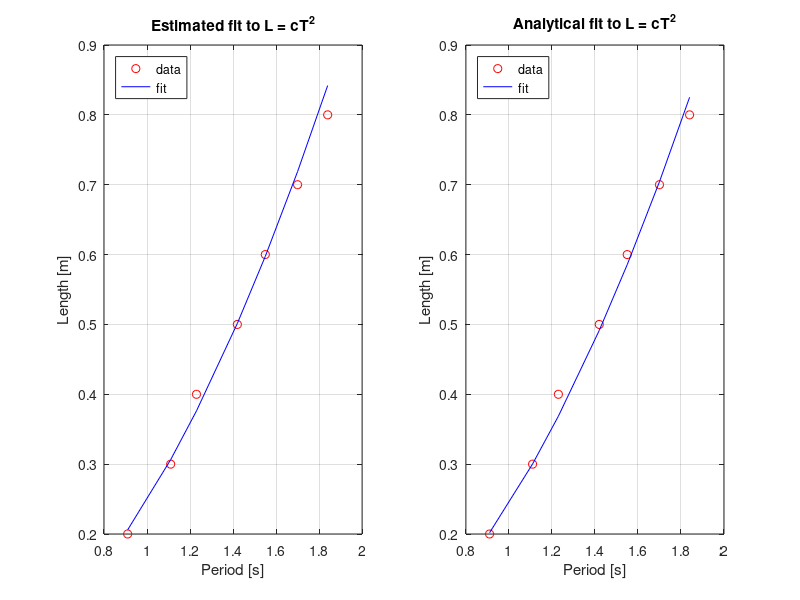
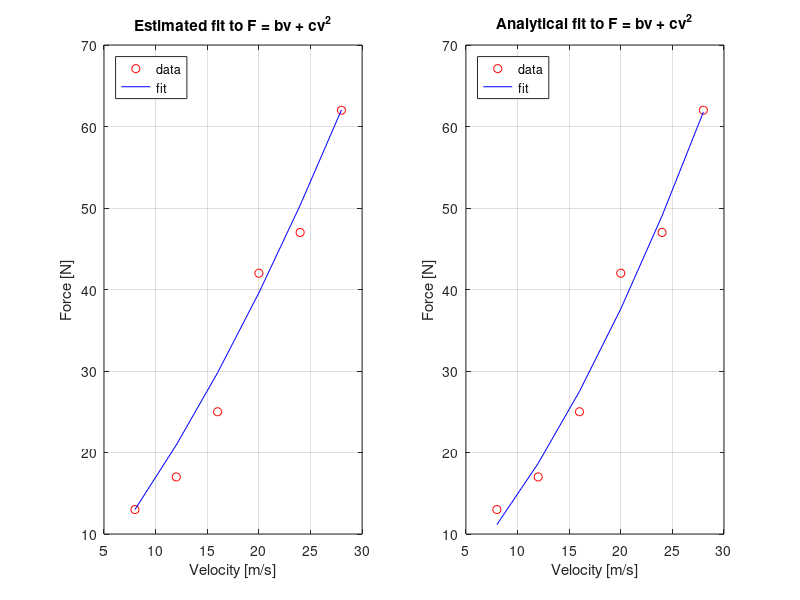
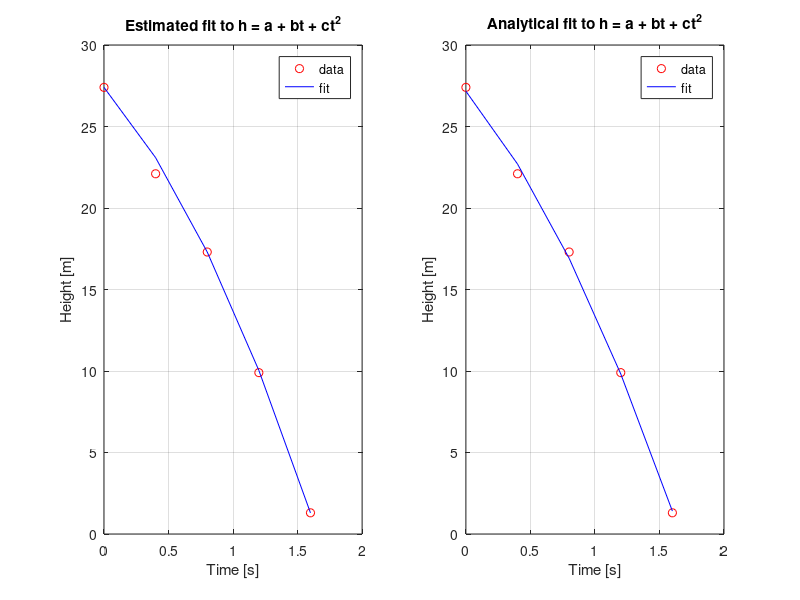

Recreate these plots in MATLAB, in order.
% PHYS 6352: Computational Physics
% Homework 8
% Author: Richard Camuccio

clear
clc

% [Problem 1]
%
% The period of oscillations of a simple pendulum (mass on a string) is
% given by the formula
%
% T = 2*pi*sqrt(L/g)
%
% where L is the length of the string and g is the acceleration of free
% fall. Thus, by measuring the period and the length one can find the value
% for g.
%
% A somewhat different approach would be to measure the period for
% different values of the length to see how well T = 2*pi*sqrt(L/g) is
% satisfied. In this case, it is more convenient to use the following form
% of this equation:
%
% L = (g/(4*pi^2))*T^2
%
% Assuming that the x-data is period (T_i) and the y-data is length (L_i)
% we have the following record:

x = [0.91, 1.11, 1.23, 1.42, 1.55, 1.70, 1.84];
y = [0.2, 0.3, 0.4, 0.5, 0.6, 0.7, 0.8];

% (a) Fit the following curve to the data by hand as best you can
%
% y = c*x^2
%
% by changing the value of parameter c and looking at R. In other words,
% try to obtain the value for R as low as you can.

c = 0.2487;
yfit = c*x.^2;

dy = yfit - y;
F = sum(dy.^2);
R = sqrt(F);

g = 4*pi*pi*c;

disp('[Problem 1]')
disp(['  Estimated  R: ', num2str(R)])
disp(['             c: ', num2str(c), ' m/s^2'])
disp('             --------------------')
disp(['             g: ', num2str(g), ' m/s^2'])
disp(' ')

figure(1)
subplot(1,2,1)
plot(x, y, 'ro', x, yfit, 'b')
grid
xlabel('Period [s]')
ylabel('Length [m]')
title('Estimated fit to L = cT^2')
legend('data', 'fit', 'Location', 'NorthWest')

% (b) Calculate the optimal value for the parameter c analytically from the
% condition
%
% dR/dc = 0
%
% and obtain the least squares fit to the data. Convince yourself that the
% value of R for the optimal parameter is smaller than the one you obtained
% by tuning the parameter by hand in part (a).

c = sum(y / x.^2);
yfit = c*x.^2;

dy = yfit - y;
F = sum(dy.^2);
R = sqrt(F);

g = 4 * pi * pi * c;

disp(['  Analytical R: ', num2str(R)])
disp(['             c: ', num2str(c), ' m/s^2'])
disp('             --------------------')
disp(['             g: ', num2str(g), ' m/s^2'])

subplot(1,2,2)
plot(x, y, 'ro', x, yfit, 'b')
grid
xlabel('Period [s]')
ylabel('Length [m]')
title('Analytical fit to L = cT^2')
legend('data', 'fit', 'Location', 'NorthWest')

% [Problem 2]
%
% The force of viscous friction F acting on an object moving thruogh medium
% is proportional to its velocity v for slow motion and proportional to v^2
% for fast motion. Mathematically, this can be expressed by the formula
%
% F = k1*v + k2*v^2
%
% where k1 and k2 are some constants. The characteristic velocity at which
% the quadratic part dominates is given by v0 = k1/k2. Assuming that the
% x-data is velocity (v_i) and the y-data is force (F_i) we have the
% following record:

x = [8, 12, 16, 20, 24, 28];
y = [13, 17, 25, 42, 47, 62];

% (a) Fit the following curve to the data by hand as best as you can
%
% y = b*x + c*x^2
%
% by changing the value of parameters b and c and looking at R. In other
% words, try to obtain the value for R as low as you can.

b = 1.3893;
c = 0.0295;
yfit = b*x + c*x.^2;

dy = yfit - y;
F = sum(dy.^2);
R = sqrt(F);

v0 = b/c;

disp('[Problem 2]')
disp(['  Estimated  R: ', num2str(R)])
disp(['             b: ', num2str(b), ' kg/s'])
disp(['             c: ', num2str(c), ' kg/m'])
disp('             --------------------')
disp(['             v0: ', num2str(v0), ' m/s'])
disp(' ')

figure(2)
subplot(1,2,1)
plot(x, y, 'ro', x, yfit, 'b')
grid
xlabel('Velocity [m/s]')
ylabel('Force [N]')
title('Estimated fit to F = bv + cv^2')
legend('data', 'fit', 'Location', 'NorthWest')

% (b) Calculate the optimal values for parameters b and c analytically from
% the conditions
%
% dR/db = 0 and dR/dc = 0
%
% and thus obtain the least squares fit to the data. Convince yourself that
% the value of R for the optimal parameters is smaller than the one you
% obtained by tuning the parameters by hand.

v = [sum(x.*y); sum(y.*x.^2)];
M = [sum(x.^2), sum(x.^3); sum(x.^3), sum(x.^4)];
u = inv(M) * v;

b = u(1);
c = u(2);

yfit = b*x + c*x.^2;

dy = yfit - y;
F = sum(dy.^2);
R = sqrt(F);

v0 = b/c;

disp(['  Analytical R: ', num2str(R)])
disp(['             b: ', num2str(b), ' kg/s'])
disp(['             c: ', num2str(c), ' kg/m'])
disp('             --------------------')
disp(['             v0: ', num2str(v0), ' m/s'])

subplot(1,2,2)
plot(x, y, 'ro', x, yfit, 'b')
grid
xlabel('Velocity [m/s]')
ylabel('Force [N]')
title('Analytical fit to F = bv + cv^2')
legend('data', 'fit', 'Location', 'NorthWest')

% [Problem 3]
%
% A cat fell from the balcony of tall building and its fall was captured by
% digital camera with a clock. Neglecting the air friction, we can describe
% the cat's height with respect to the ground by the formula:
%
% h(t) = h0 + v0*t + (1/2)*beta*t^2
%
% where h0, v0, and beta are constants. Assuming that the x-data is time
% (t_i) and the y-data is height (h_i) we have the following record:

x = [0.0, 0.4, 0.8, 1.2, 1.6];
y = [27.4, 22.1, 17.3, 9.9, 1.3];

% (a) Fit the following curve to the data by hand as best as you can
%
% y = a + bx + cx^2
%
% by changing the value of parameters a, b, and c and looking at R. In
% other words, try to obtain the value for R as low as you can.

a = 27.4;
b = -8.9375;
c = -4.61081;
yfit = a + b*x + c*x.^2;

dy = yfit - y;
F = sum(dy.^2);
R = sqrt(F);

beta = 2*c;

disp('[Problem 3]')
disp(['  Estimated  R: ', num2str(R)])
disp(['             a: ', num2str(a), ' m'])
disp(['             b: ', num2str(b), ' m/s'])
disp(['             c: ', num2str(c), ' m/s^2'])
disp('             --------------------')
disp(['             h0: ', num2str(a), ' m'])
disp(['             v0: ', num2str(b), ' m/s'])
disp(['             beta: ', num2str(beta), ' m/s^2'])
disp(' ')

figure(3)
subplot(1,2,1)
plot(x, y, 'ro', x, yfit, 'b')
grid
xlabel('Time [s]')
ylabel('Height [m]')
title('Estimated fit to h = a + bt + ct^2')
legend('data', 'fit', 'Location', 'NorthEast')

% (b) Calculate the optimal values for parameters a, b, and c analytically
% from the conditions
%
% dR/da = 0, dR/db = 0, dR/dc = 0
%
% and thus obtain the least squares fit to the data. Convince yourself that
% the value for R for the optimal parameters is smaller than the one you
% obtained by tuning the parameters by hand.

N = length(x);
v = [sum(y); sum(x.*y); sum(y.*x.^2)];
M = [N, sum(x), sum(x.^2); sum(x), sum(x.^2), sum(x.^3); sum(x.^2), sum(x.^3), sum(x.^4)];
u = inv(M) * v;

a = u(1);
b = u(2);
c = u(3);
yfit = a + b*x + c*x.^2;

dy = yfit - y;
F = sum(dy.^2);
R = sqrt(F);

beta = 2*c;

disp(['  Analytical R: ', num2str(R)])
disp(['             a: ', num2str(a), ' m'])
disp(['             b: ', num2str(b), ' m/s'])
disp(['             c: ', num2str(c), ' m/s^2'])
disp('             --------------------')
disp(['             h0: ', num2str(a), ' m'])
disp(['             v0: ', num2str(b), ' m/s'])
disp(['             beta: ', num2str(beta), ' m/s^2'])

subplot(1,2,2)
plot(x, y, 'ro', x, yfit, 'b')
grid
xlabel('Time [s]')
ylabel('Height [m]')
title('Analytical fit to h = a + bt + ct^2')
legend('data', 'fit', 'Location', 'NorthEast')

% (d) Assuming that the cat fell without initial velocity find the height
% of the balcony. Note that the beginning of the recording (t = 0) is
% arbitrary and may not coincide with the beginning of the fall. Also, find
% the total time the cat was in free fall.

x = linspace(-5, 5, 100);
y = a + b*x + c*x.^2;

xp = -b/(2*c);
yp = a + b*xp + c*xp^2;

t = sqrt(abs(a/c));

disp(' ')
disp(['  Initial height: ', num2str(yp), ' meters'])
disp(['  Time of fall: ', num2str(t), ' seconds'])